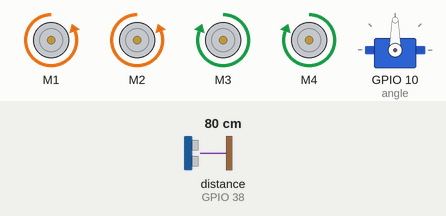
Bench run of a sketch on a simulated ESP32. Shown: 4 × DC motor (green arrow = forward, orange = backward, longer = faster), servo. Wiring (inferred from the names in the program): ultrasonic range finder: trigger GPIO 37; echo GPIO 38. The inputs (shaded band) are chosen by the test bench; at power-on: distance to the obstacle (sensor on GPIO 38) 80 cm. The echo pulse lasts 58.3 µs per cm; what the sketch prints to the serial monitor is not drawn.

Above: at 1.2 s.
1.3 s: distance to the obstacle (sensor on GPIO 38) set to 18 cm
4.3 s: distance to the obstacle (sensor on GPIO 38) set to 2 cm
Timing chart, 0 to 7.3 s (numbered marks = the images above; inputs shaded):
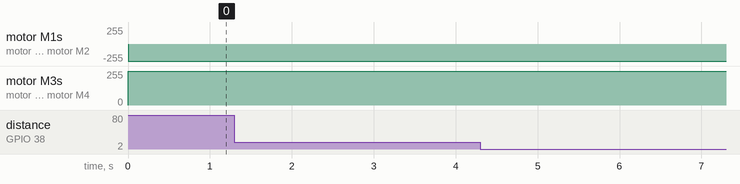

The sketch:

4__-_Sync.ino
```cpp
#include <Wire.h>
#include <Servo.h>
#include <Adafruit_MotorShield.h>

Servo angle;
const int trigo_pin = A1;
const int echo_pin = A2;

Adafruit_MotorShield AFMS = Adafruit_MotorShield();

long dist(int trigo_pin, int echo_pin) {
  digitalWrite(trigo_pin, LOW);
  delayMicroseconds(2);
  digitalWrite(trigo_pin, HIGH);
  delayMicroseconds(10);
  digitalWrite(trigo_pin, LOW);
  return pulseIn(echo_pin, HIGH) / 29 / 2;
}

void setup() {
  Serial.begin(9600);

  AFMS.begin();  // Motor shield initialization

  AFMS.getMotor(1)->setSpeed(255);  // Set speed for DC motors
  AFMS.getMotor(2)->setSpeed(255);
  AFMS.getMotor(3)->setSpeed(255);
  AFMS.getMotor(4)->setSpeed(255);

  angle.attach(10); // Attach the servo to pin 10
  pinMode(trigo_pin, OUTPUT);
  pinMode(echo_pin, INPUT);
}

void loop(){
  angle.write(90);                                                    // Set ultrasonic to front or perpendicular to axis of wheels
  Serial.printf("Distance is %ld\n", dist(trigo_pin, echo_pin));     // Verify distance program or update dist long function
  AFMS.getMotor(1)->run(BACKWARD);                                  // Calculate SPR of whole robot ( Second Per Round ) and update var angSpd in Program.ino
  AFMS.getMotor(2)->run(BACKWARD);
  AFMS.getMotor(3)->run(FORWARD);
  AFMS.getMotor(4)->run(FORWARD);
}
```

Measured:
- after the input at 1.3 s, every drawn part: stays the same
- after the input at 4.3 s, every drawn part: stays the same
